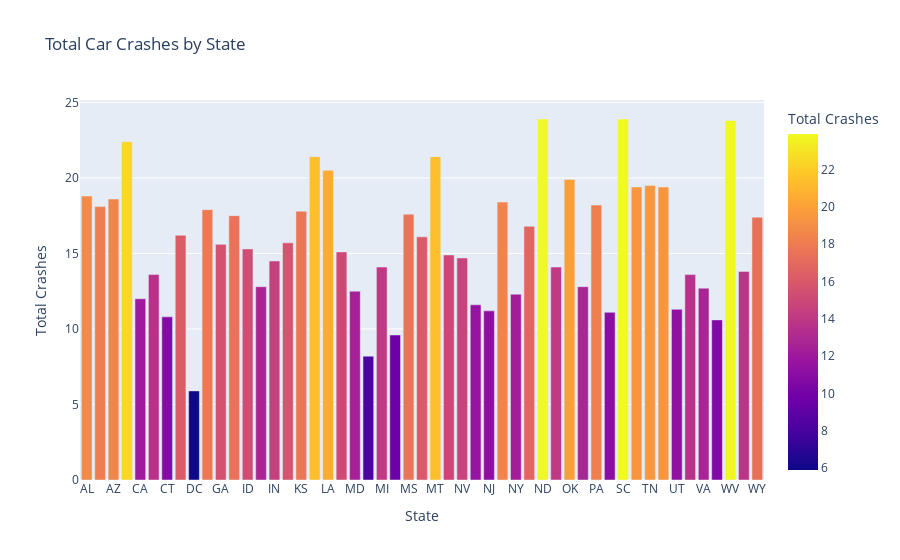

This figure's notebook cell:
### Code cell
import plotly.express as px
# plot 1: Bar chart of total car crashes by state:
fig1 = px.bar(df, x='abbrev', y='total', title='Total Car Crashes by State', color='total', labels={'abbrev': 'State', 'total': 'Total Crashes'})
fig1.show()

### Figure 1 — Plotly figure (JSON) as saved in the notebook; plotly's stock layout.template omitted (floating-point values rounded to 4 significant figures)
{"data": [{"alignmentgroup": "True", "hovertemplate": "State=%{x}<br>Total Crashes=%{marker.color}<extra></extra>", "legendgroup": "", "marker": {"color": [18.8, 18.1, 18.6, 22.4, 12, 13.6, 10.8, 16.2, 5.9, 17.9, 15.6, 17.5, 15.3, 12.8, 14.5, 15.7, 17.8, 21.4, 20.5, 15.1, 12.5, 8.2, 14.1, 9.6, 17.6, 16.1, 21.4, 14.9, 14.7, 11.6, 11.2, 18.4, 12.3, 16.8, 23.9, 14.1, 19.9, 12.8, 18.2, 11.1, 23.9, 19.4, 19.5, 19.4, 11.3, 13.6, 12.7, 10.6, 23.8, 13.8, 17.4], "coloraxis": "coloraxis", "pattern": {"shape": ""}}, "name": "", "offsetgroup": "", "orientation": "v", "showlegend": false, "textposition": "auto", "type": "bar", "x": ["AL", "AK", "AZ", "AR", "CA", "CO", "CT", "DE", "DC", "FL", "GA", "HI", "ID", "IL", "IN", "IA", "KS", "KY", "LA", "ME", "MD", "MA", "MI", "MN", "MS", "MO", "MT", "NE", "NV", "NH", "NJ", "NM", "NY", "NC", "ND", "OH", "OK", "OR", "PA", "RI", "SC", "SD", "TN", "TX", "UT", "VT", "VA", "WA", "WV", "WI", "WY"], "xaxis": "x", "y": [18.8, 18.1, 18.6, 22.4, 12, 13.6, 10.8, 16.2, 5.9, 17.9, 15.6, 17.5, 15.3, 12.8, 14.5, 15.7, 17.8, 21.4, 20.5, 15.1, 12.5, 8.2, 14.1, 9.6, 17.6, 16.1, 21.4, 14.9, 14.7, 11.6, 11.2, 18.4, 12.3, 16.8, 23.9, 14.1, 19.9, 12.8, 18.2, 11.1, 23.9, 19.4, 19.5, 19.4, 11.3, 13.6, 12.7, 10.6, 23.8, 13.8, 17.4], "yaxis": "y"}], "layout": {"barmode": "relative", "coloraxis": {"colorbar": {"title": {"text": "Total Crashes"}}, "colorscale": [[0, "#0d0887"], [0.1111, "#46039f"], [0.2222, "#7201a8"], [0.3333, "#9c179e"], [0.4444, "#bd3786"], [0.5556, "#d8576b"], [0.6667, "#ed7953"], [0.7778, "#fb9f3a"], [0.8889, "#fdca26"], [1, "#f0f921"]]}, "legend": {"tracegroupgap": 0}, "title": {"text": "Total Car Crashes by State"}, "xaxis": {"anchor": "y", "domain": [0, 1], "title": {"text": "State"}}, "yaxis": {"anchor": "x", "domain": [0, 1], "title": {"text": "Total Crashes"}}}}
